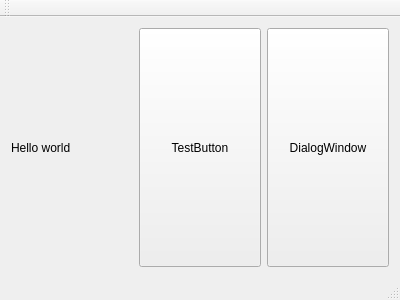
<?xml version="1.0" encoding="UTF-8"?>
<ui version="4.0">
 <class>MainWindow</class>
 <widget class="QMainWindow" name="MainWindow">
  <property name="geometry">
   <rect>
    <x>0</x>
    <y>0</y>
    <width>400</width>
    <height>300</height>
   </rect>
  </property>
  <property name="windowTitle">
   <string>MainWindow</string>
  </property>
  <widget class="QWidget" name="centralWidget">
   <layout class="QHBoxLayout" name="horizontalLayout">
    <item>
     <widget class="QLabel" name="label">
      <property name="text">
       <string>Hello world</string>
      </property>
     </widget>
    </item>
    <item>
     <widget class="QPushButton" name="pushButton">
      <property name="sizePolicy">
       <sizepolicy hsizetype="Preferred" vsizetype="Preferred">
        <horstretch>0</horstretch>
        <verstretch>0</verstretch>
       </sizepolicy>
      </property>
      <property name="text">
       <string>TestButton</string>
      </property>
     </widget>
    </item>
    <item>
     <widget class="QPushButton" name="pushButton_2">
      <property name="sizePolicy">
       <sizepolicy hsizetype="Preferred" vsizetype="Preferred">
        <horstretch>0</horstretch>
        <verstretch>0</verstretch>
       </sizepolicy>
      </property>
      <property name="text">
       <string>DialogWindow</string>
      </property>
     </widget>
    </item>
   </layout>
  </widget>
  <widget class="QMenuBar" name="menuBar">
   <property name="geometry">
    <rect>
     <x>0</x>
     <y>0</y>
     <width>400</width>
     <height>17</height>
    </rect>
   </property>
  </widget>
  <widget class="QToolBar" name="mainToolBar">
   <attribute name="toolBarArea">
    <enum>TopToolBarArea</enum>
   </attribute>
   <attribute name="toolBarBreak">
    <bool>false</bool>
   </attribute>
  </widget>
  <widget class="QStatusBar" name="statusBar"/>
 </widget>
 <layoutdefault spacing="6" margin="11"/>
 <resources/>
 <connections/>
</ui>
